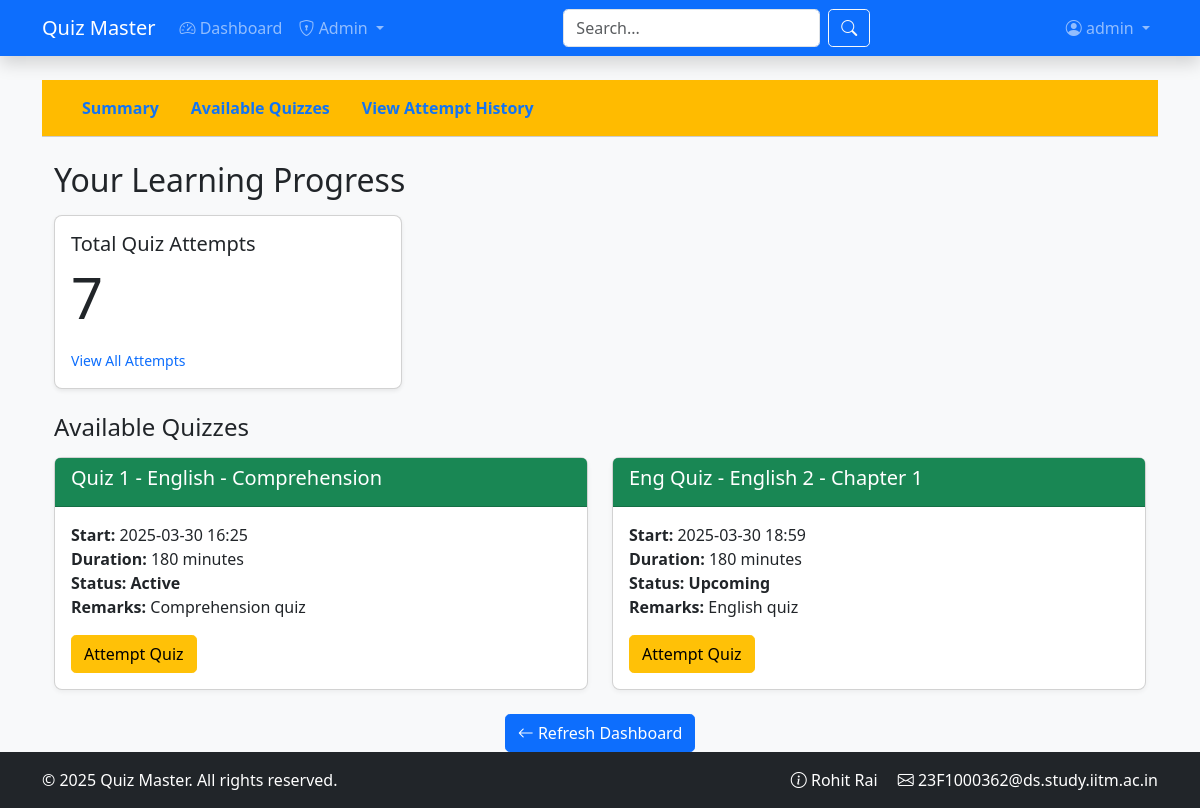
The page /user/dashboard (signed in) on the database its author committed.
### application/models.py (models this page shows, shortened)
class User(UserMixin, db.Model):
    __tablename__ = 'users'
    id = db.Column(db.Integer, primary_key=True)
    username = db.Column(db.String(100), unique=True, nullable=False, index=True)
    password_hash = db.Column(db.String(128), nullable=False)
    full_name = db.Column(db.String(100), nullable=False)
    email = db.Column(db.String(120), unique=True, nullable=False)
    qualification = db.Column(db.String(100))
    dob = db.Column(db.Date)
    bio = db.Column(db.Text)
    location = db.Column(db.String(100))
    avatar = db.Column(db.String(255), nullable=True)
    website = db.Column(db.String(200))
    is_admin = db.Column(db.Boolean, default=False)
    is_admin = db.Column(db.Boolean, default=False)
    is_active = db.Column(db.Boolean, default=True)
    created_at = db.Column(db.DateTime, default=lambda: datetime.now(timezone.utc))
    last_seen = db.Column(db.DateTime, default=lambda: datetime.now(timezone.utc))
    scores = db.relationship('Score', back_populates='user', cascade='all, delete-orphan')
    quiz_attempts = db.relationship('QuizAttempt', back_populates='user', cascade='all, delete-orphan')
    @property
    def password(self):
        raise AttributeError('Password is not readable')

class Quiz(db.Model):
    __tablename__ = 'quizzes'
    id = db.Column(db.Integer, primary_key=True)
    quiz_name = db.Column(db.String(100), nullable=False)
    start_time = db.Column(db.DateTime, nullable=False) # Start time of quiz
    end_time = db.Column(db.DateTime, nullable=True)    # End time of quiz
    duration = db.Column(db.Integer, nullable=False)  # Minutes duration of quiz
    remarks = db.Column(db.Text, nullable=True)
    active = db.Column(db.Boolean, default=True)
    chapter_id = db.Column(db.Integer, db.ForeignKey('chapters.id', ondelete='CASCADE'), nullable=False)
    chapter = db.relationship('Chapter', back_populates='quizzes')
    questions = db.relationship('Question', back_populates='quiz', cascade='all, delete-orphan')
    scores = db.relationship('Score', back_populates='quiz', cascade='all, delete-orphan')
    quiz_attempts = db.relationship('QuizAttempt', back_populates='quiz', cascade='all, delete-orphan')
    @property
    def status(self):
        ist = pytz.timezone("Asia/Kolkata")  # Define IST timezone
        now_ist = datetime.now(ist)  # Get current time in IST
        start_time_ist = self.start_time.astimezone(ist)
        end_time_ist = start_time_ist + timedelta(minutes=self.duration)
        if now_ist < start_time_ist:
            return "Upcoming"  # Current time is before the start time
        elif start_time_ist <= now_ist <= end_time_ist:
            return "Active"  # Current time is within the quiz duration
        else:
            return "Ended"

class Subject(db.Model):
    __tablename__ = 'subjects'
    id = db.Column(db.Integer, primary_key=True)
    name = db.Column(db.String(100), nullable=False, index=True)
    description = db.Column(db.Text)
    chapters = db.relationship('Chapter', back_populates='subject', cascade='all, delete-orphan')

class Chapter(db.Model):
    __tablename__ = 'chapters'
    id = db.Column(db.Integer, primary_key=True)
    name = db.Column(db.String(100), nullable=False, index=True)
    description = db.Column(db.Text)
    subject_id = db.Column(db.Integer, db.ForeignKey('subjects.id', ondelete='CASCADE'), nullable=False)
    subject = db.relationship('Subject', back_populates='chapters')
    quizzes = db.relationship('Quiz', back_populates='chapter', cascade='all, delete-orphan')

### application/blueprints/user_bp.py (the view)
@user_bp.route('/dashboard')
@login_required
def dashboard():
    all_quizzes = Quiz.query.all()
    available_quizzes = [quiz for quiz in all_quizzes if quiz.status in ("Active", "Upcoming")]
    past_scores = Score.query.filter_by(user_id=current_user.id)\
                             .order_by(Score.time_stamp_of_attempt.desc())\
                             .all()
    total_attempts = len(past_scores)
    subjects = Subject.query.all()
    return render_template(
        'user/dashboard.html',
        all_quizzes=available_quizzes,
        past_scores=past_scores,
        total_attempts=total_attempts,
        subjects=subjects,
        user=current_user
    )

### application/__init__.py (called while the page is built)
@login_manager.user_loader
def load_user(user_id):
    from application.models import User
    return User.query.get(int(user_id))

### application/templates/user/dashboard.html (shortened to what this page needs)
{% extends "base.html" %}
{% block content %}
<div class="container-fluid" style="background-color: #ffbb00; border-bottom: 1px solid #ccc; margin-bottom: 1rem;">
    <div class="container py-2">
        <ul class="nav nav-pills">
            <li class="nav-item">
                <a class="nav-link fw-bold" style="color: #1274f4;" href="{{ url_for('user.summary') }}">
                    Summary
                </a>
            </li>
            <li class="nav-item">
                <a class="nav-link fw-bold" style="color: #1274f4;" href="#availableQuizzes">
                    Available Quizzes
                </a>
            </li>
            <li class="nav-item">
                <a class="nav-link fw-bold" style="color: #1274f4;" href="{{ url_for('user.attempt_history') }}">
                    View Attempt History
                </a>
            </li>
        </ul>
    </div>
</div>
<div class="container mt-4">
    <div class="performance-header mb-4">
        <h2 class="mb-3">Your Learning Progress</h2>
        <div class="row">
            <div class="col-md-4">
                <div class="card shadow-sm">
                    <div class="card-body">
                        <h5 class="card-title">Total Quiz Attempts</h5>
                        <p class="display-4">{{ total_attempts }}</p>
                        <a href="{{ url_for('user.scores') }}" class="text-decoration-none">
                            <small>View All Attempts</small>
                        </a>
                    </div>
                </div>
            </div>
        </div>
    </div>
    <div id="availableQuizzes" class="all-quizzes mb-4">
        <h4 class="mb-3">Available Quizzes</h4>
        <div class="row row-cols-1 row-cols-md-2 g-4">
            {% if all_quizzes %}
                {% for quiz in all_quizzes %}
                <div class="col">
                    <div class="card h-100">
                        <div class="card-header bg-success text-white">
                            <h5>{{quiz.quiz_name}} - {{ quiz.chapter.subject.name }} - {{ quiz.chapter.name }}</h5>
                        </div>
                        <div class="card-body">
                            <p class="card-text">
                                <strong>Start:</strong>
                                {% if quiz.start_time %}
                                    {{ quiz.start_time.strftime('%Y-%m-%d %H:%M') }}
                                {% else %}
                                    N/A
                                {% endif %}
                                <br>
                                <strong>Duration:</strong> {{ quiz.duration }} minutes<br>
                                <strong>Status:</strong> <strong>{{ quiz.status }}</strong><br>
                                <strong>Remarks:</strong> {{ quiz.remarks or 'N/A' }}
                            </p>
                            <a href="{{ url_for('user.attempt_quiz', quiz_id=quiz.id) }}"
                               class="btn btn-warning">
                                Attempt Quiz
                            </a>
                        </div>
                    </div>
                </div>
                {% endfor %}
            {% else %}
                <div class="col">
                    <div class="alert alert-info">
                        No active or upcoming quizzes available. Please check back later.
                    </div>
                </div>
            {% endif %}
        </div>
    </div>
    <div class="mt-4 text-center">
        <a href="{{ url_for('user.dashboard') }}" class="btn btn-primary">
            <i class="bi bi-arrow-left"></i> Refresh Dashboard
        </a>
    </div>
</div>
{% endblock %}

### application/templates/base.html (shortened to what this page needs)
<!DOCTYPE html>
<html lang="en">
<head>
    <link href="https://cdn.jsdelivr.net/npm/bootstrap@5.3.0/dist/css/bootstrap.min.css" rel="stylesheet">
    <link rel="stylesheet" href="https://cdn.jsdelivr.net/npm/bootstrap-icons@1.11.1/font/bootstrap-icons.css">
    <link rel="stylesheet" href="{{ url_for('static', filename='css/main.css') }}">
</head>
<body class="d-flex flex-column min-vh-100">
    <nav class="navbar navbar-expand-lg navbar-dark bg-primary shadow">
        <div class="container">
            <a class="navbar-brand" href="{{ url_for('main.index') }}">
                 Quiz Master
            </a>
            <div class="collapse navbar-collapse" id="mainNav">
                <ul class="navbar-nav me-auto">
                    {% if current_user.is_authenticated %}
                        <li class="nav-item">
                            <a class="nav-link" href="{{ url_for('user.dashboard') }}">
                                <i class="bi bi-speedometer2"></i> Dashboard
                            </a>
                        </li>
                        {% if current_user.is_admin %}
                        <li class="nav-item dropdown">
                            <a class="nav-link dropdown-toggle" href="#" role="button" data-bs-toggle="dropdown">
                                <i class="bi bi-shield-lock"></i> Admin
                            </a>
                        </li>
                        {% endif %}
                    {% endif %}
                </ul>
                <form class="d-flex me-3" action="{{ url_for('main.search') }}" method="GET">
                    <input class="form-control me-2" type="text" name="q" placeholder="Search..." required>
                    <button class="btn btn-outline-light" type="submit">
                        <i class="bi bi-search"></i>
                    </button>
                </form>
                <ul class="navbar-nav ms-auto">
                    {% if current_user.is_authenticated %}
                        <li class="nav-item dropdown">
                            <a class="nav-link dropdown-toggle" href="#" role="button" data-bs-toggle="dropdown">
                                <i class="bi bi-person-circle"></i> {{ current_user.username }}
                            </a>
                        </li>
                    {% endif %}
                </ul>
            </div>
        </div>
    </nav>
    <main class="container flex-grow-1 mt-4">
        {% block content %}{% endblock %}
    </main>
    <footer class="bg-dark text-white mt-auto py-3">
        <div class="container">
            <div class="row">
                <div class="col-md-6">
                    <p class="mb-0">&copy; 2025 Quiz Master. All rights reserved.</p>
                </div>
                <div class="col-md-6 text-end">
                    <a href="#" class="text-white text-decoration-none me-3">
                        <i class="bi bi-info-circle"></i> Rohit Rai
                    </a>
                    <a href="#" class="text-white text-decoration-none">
                        <i class="bi bi-envelope"></i> 23F1000362@ds.study.iitm.ac.in
                    </a>
                </div>
            </div>
        </div>
    </footer>
</body>
</html>

### application/static/css/main.css (style rules this page uses)
body { font-family: 'Segoe UI', Tahoma, Geneva, Verdana, sans-serif; background-color: #f8f9fa; }
.navbar { box-shadow: 0 2px 4px rgba(0, 0, 0, 0.1); }
.card { border-radius: 0.5rem; box-shadow: 0 2px 5px rgba(0, 0, 0, 0.05); transition: transform 0.3s ease; }
.btn { border-radius: 0.3rem; }
.form-control, .form-select { border-radius: 0.3rem; }

### rows shown on the page
User: username "admin"
Quiz: quiz_name "Quiz 1", chapter.subject.name "English", chapter.name "Comprehension", start_time "2025-03-30 16:25", duration "180", status "Active", remarks "Comprehension quiz"
Quiz: quiz_name "Eng Quiz", chapter.subject.name "English 2", chapter.name "Chapter 1", start_time "2025-03-30 18:59", duration "180", status "Upcoming", remarks "English quiz"

### other values the page prints
{{ total_attempts }} "7"
